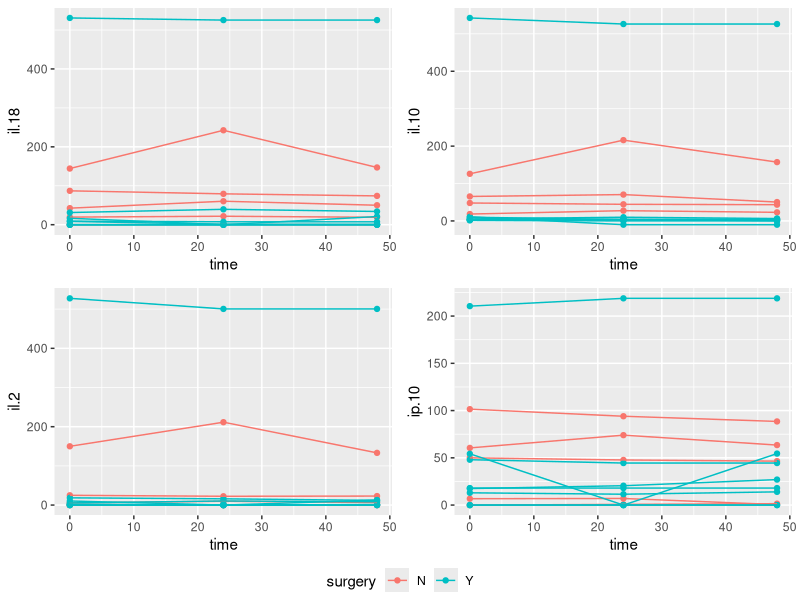
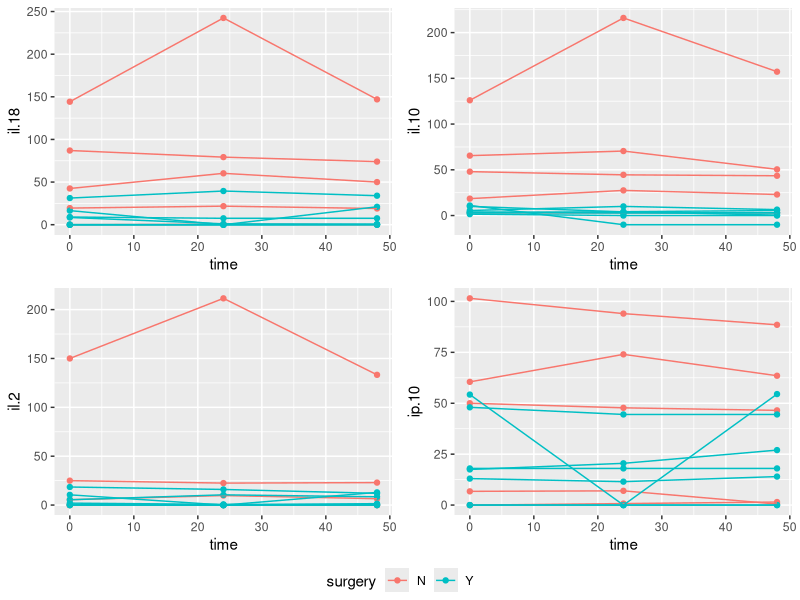
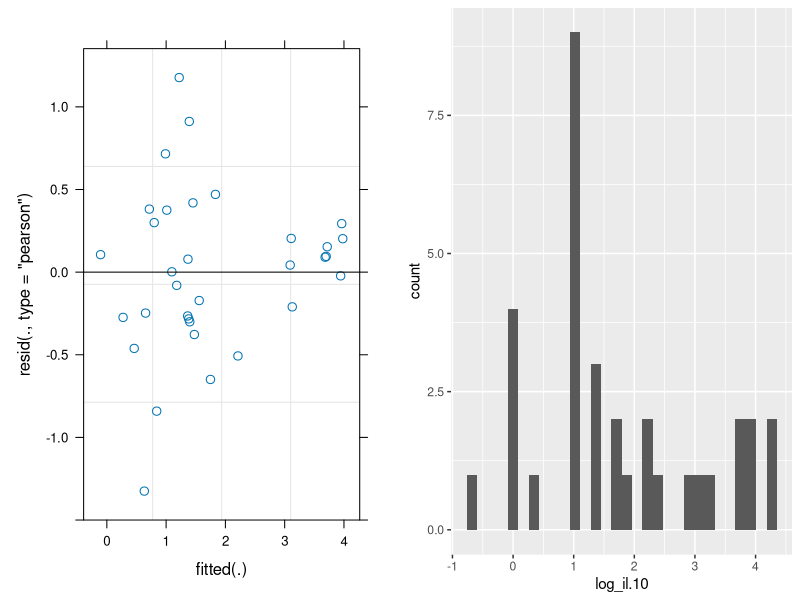
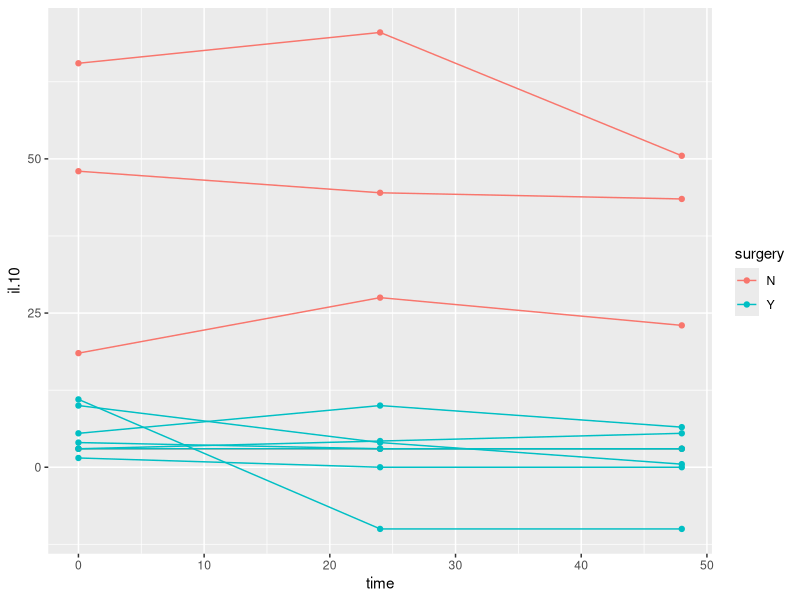
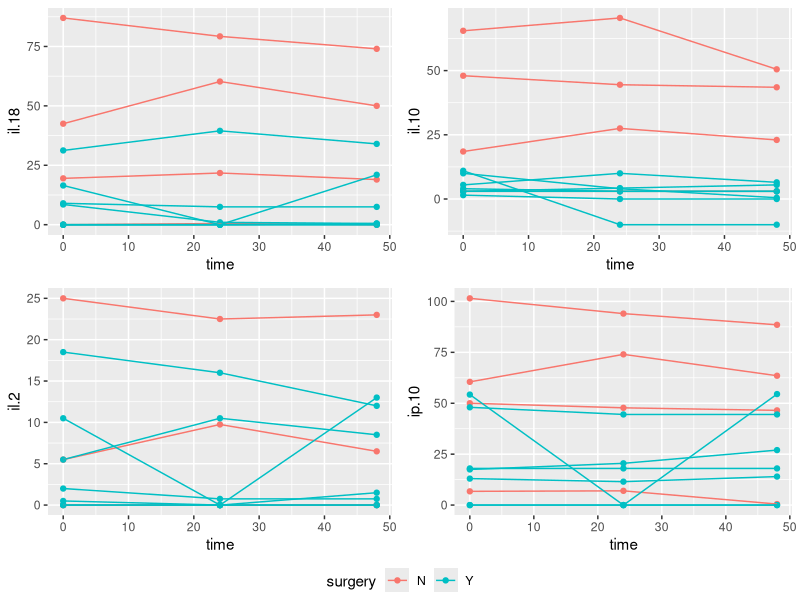

The R script that drew these images, in order:
library(tidyverse)
library(emmeans)
library(lme4)
library(lmerTest)
library(ggplot2)
library(ggpubr)
library(magrittr)

data <- read.csv('postop_cytok_over_time.csv')
head(data)
str(data)
data$surgery <- as.factor(data$surgery)
data$horse <- as.factor(data$horse)

data %>% group_by(time, surgery) %>%
  summarise(across(c(il.18, il.2, ip.10, il.10),
                   c(mean = ~mean(.x), sd = ~sd(.x))))

model_il.18 <- lmer(il.18 ~ surgery + time + (1|horse), data = data)
summary(model_il.18)
anova(model_il.18)

model_il.2 <- lmer(il.2 ~ surgery + time + (1|horse), data = data)
summary(model_il.2)
anova(model_il.2)

model_ip.10 <- lmer(ip.10 ~ surgery*time + (1|horse), data = data)
summary(model_ip.10)
anova(model_ip.10)

model_il.10 <- lmer(il.10 ~ surgery*time + (1|horse), data = data)
summary(model_il.10)
anova(model_il.10)

p1 <- ggplot(data = data, aes(x = time, y = il.18, group = horse, color = surgery))
p1 <- p1 + geom_point() +
  geom_line()

p2 <- ggplot(data = data, aes(x = time, y = il.10, group = horse, color = surgery))
p2 <- p2 + geom_point() +
  geom_line()

p3 <- ggplot(data = data, aes(x = time, y = il.2, group = horse, color = surgery))
p3 <- p3 + geom_point() +
  geom_line()

p4 <- ggplot(data = data, aes(x = time, y = ip.10, group = horse, color = surgery))
p4 <- p4 + geom_point() +
  geom_line()

p5 <- ggarrange(p1, p2, p3, p4, ncol = 2, nrow = 2, common.legend = TRUE, legend = "bottom")

p5

# Need to remove the top outlier based on graphics - maybe the second highest as well??
# start with the top

data2 <- data %>% filter(horse != 13)

model2_il.18 <- lmer(il.18 ~ surgery*time + (1|horse), data = data2)
summary(model2_il.18)
anova(model2_il.18)

model2_il.2 <- lmer(il.2 ~ surgery*time + (1|horse), data = data2)
summary(model2_il.2)
anova(model2_il.2)

model2_ip.10 <- lmer(ip.10 ~ surgery*time + (1|horse), data = data2)
summary(model2_ip.10)
anova(model2_ip.10)

model2_il.10 <- lmer(il.10 ~ surgery*time + (1|horse), data = data2)
summary(model2_il.10)
anova(model2_il.10)

p1_2 <- ggplot(data = data2, aes(x = time, y = il.18, group = horse, color = surgery))
p1_2 <- p1_2 + geom_point() +
  geom_line()

p2_2 <- ggplot(data = data2, aes(x = time, y = il.10, group = horse, color = surgery))
p2_2 <- p2_2 + geom_point() +
  geom_line()

p3_2 <- ggplot(data = data2, aes(x = time, y = il.2, group = horse, color = surgery))
p3_2 <- p3_2 + geom_point() +
  geom_line()

p4_2 <- ggplot(data = data2, aes(x = time, y = ip.10, group = horse, color = surgery))
p4_2 <- p4_2 + geom_point() +
  geom_line()

p5_2 <- ggarrange(p1_2, p2_2, p3_2, p4_2, ncol = 2, nrow = 2, common.legend = TRUE, legend = "bottom")

p5_2

#and removing the next one - still an outlier

data3 <- data2 %>% filter(horse != 2)

model3_il.18 <- lmer(il.18 ~ surgery*time + (1|horse), data = data3)
summary(model3_il.18)
anova(model3_il.18)

model3_il.2 <- lmer(il.2 ~ surgery*time + (1|horse), data = data3)
summary(model3_il.2)
anova(model3_il.2)

model3_ip.10 <- lmer(ip.10 ~ surgery*time + (1|horse), data = data3)
summary(model3_ip.10)
anova(model3_ip.10)

model3_il.10 <- lmer(il.10 ~ surgery*time + (1|horse), data = data3)
summary(model3_il.10)
anova(model3_il.10)

shapiro.test(data3$il.10)
plot_norm1 <- plot(model3_il.10)
plot_norm2 <- ggplot(data = data3, aes(x = il.10)) +
  geom_histogram()

### Doesn't appear to be distributed well, although not too bad...###
### Let's log transform without the outliers ###

data4 <- data3 %>% mutate(log_il.10 = if_else(il.10 <= 0, 0, log(il.10)))
shapiro.test(data4$log_il.10)

### IL10 seems to be the one significant factor here ###

model4_il.10 <- lmer(log_il.10 ~ surgery*time + (1|horse), data = data4)
summary(model4_il.10)
anova(model4_il.10)

plot_norm3 <- plot(model4_il.10)
plot_norm4 <- ggplot(data = data4, aes(x = log_il.10)) +
  geom_histogram()
plot_norm_2 <- ggarrange(plot_norm3, plot_norm4, nrow = 1)
plot_norm_2

### Looks much better ###

p1_3 <- ggplot(data = data3, aes(x = time, y = il.18, group = horse, color = surgery))
p1_3 <- p1_3 + geom_point() +
  geom_line()

#FOCUS ON THIS ONE  - seems to be the only one with differences
p2_3 <- ggplot(data = data3, aes(x = time, y = il.10, group = horse, color = surgery))
p2_3 <- p2_3 + geom_point() +
  geom_line()
p2_3

p3_3 <- ggplot(data = data3, aes(x = time, y = il.2, group = horse, color = surgery))
p3_3 <- p3_3 + geom_point() +
  geom_line()

p4_3 <- ggplot(data = data3, aes(x = time, y = ip.10, group = horse, color = surgery))
p4_3 <- p4_3 + geom_point() +
  geom_line()

p5_3 <- ggarrange(p1_3, p2_3, p3_3, p4_3, ncol = 2, nrow = 2, common.legend = TRUE, legend = "bottom")

p5_3
